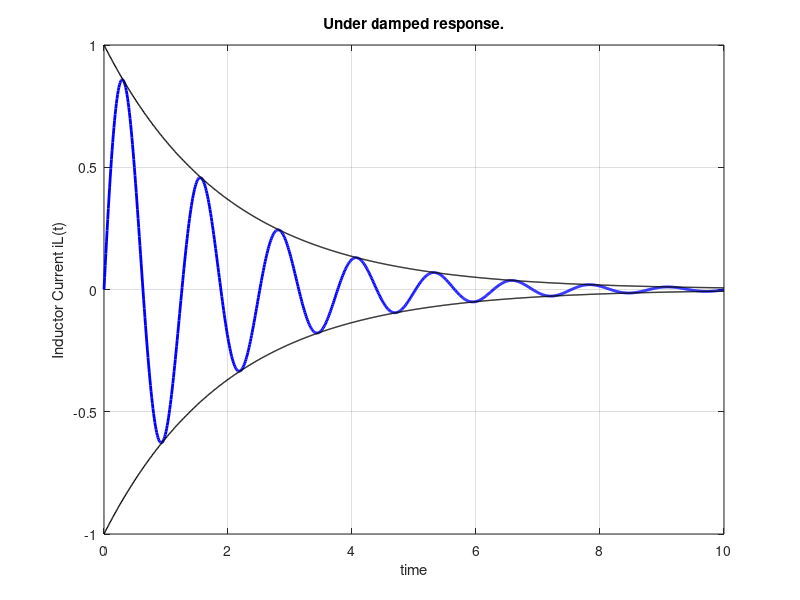

MATLAB code for this plot:

t=0:0.01:10;
v=exp(-0.5*t).*sin(5*t);
u1=exp(-0.5*t);
u2=-exp(-0.5*t);
plot(t,v,'b','linewidth',2)
hold on
plot(t,u1,'k','linewidth',1)
hold on
plot(t,u2,'k','linewidth',1)
xlabel('time');
ylabel('Inductor Current iL(t)');
%axis([0 2.5 0 4.5])
title('Under damped response.');
grid on